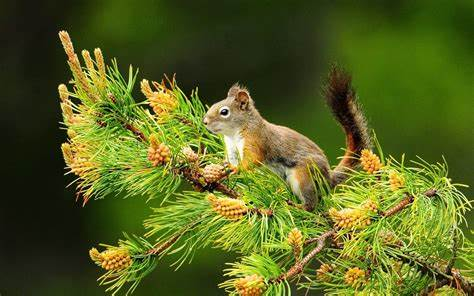
#> input picture img3.jpg, 474 x 296 px, found by its file name
$ python histoChannel.py
#> lines starting #> are read from the running program, lines starting #| are printed output that depends on the picture
import cv2
import numpy as np
import matplotlib.pyplot as plt

# Load an image
img = cv2.imread('C:\VSCode\Images\img3.jpg')
#> img is the input picture: shape (296, 474, 3); mean B, G, R 32.3, 97.6, 86.6
if img is None:
    print("Error: Could not open or find the image.")
    exit()

# Split channels and compute histograms
channels = cv2.split(img)
colors = ('blue', 'green', 'red')
plt.figure(figsize=(8, 6))

for channel, color in zip(channels, colors):
    hist = cv2.calcHist([channel], [0], None, [256], [0, 256])
    plt.plot(hist, color=color, label=color.capitalize(), linewidth=1.5)
#> this loop made 3 passes
#> color on passes 1 to 3: 'blue', 'green', 'red'

plt.title('Histogram for each color channel')
plt.xlabel('Intensity')
plt.ylabel('Frequency')
plt.legend()
plt.grid(True)
plt.xlim([0, 256])

plt.show()
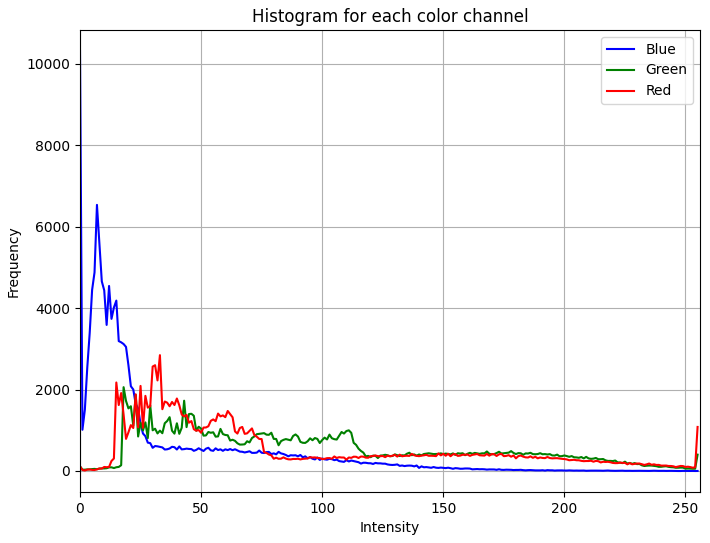
#> figure drawn by matplotlib, 1 panel; curve peaks at x = 0, y = 10307; curve peaks at x = 18, y = 2057; curve peaks at x = 33, y = 2843

$ run again, with img0.jpg copied over img3.jpg
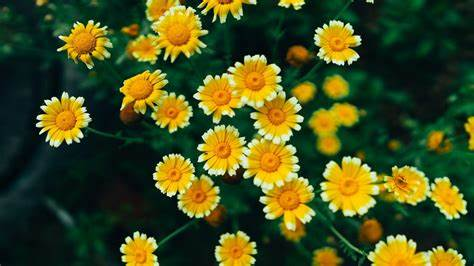
#> input picture img0.jpg, 474 x 266 px, found by its file name
#> img is the input picture: shape (266, 474, 3); mean B, G, R 30.2, 78.6, 68.6
#> the loop `for channel, color in zip(channels, colors):` made 3 passes
#> color on passes 1 to 3: 'blue', 'green', 'red'
#> `plt.show()`:
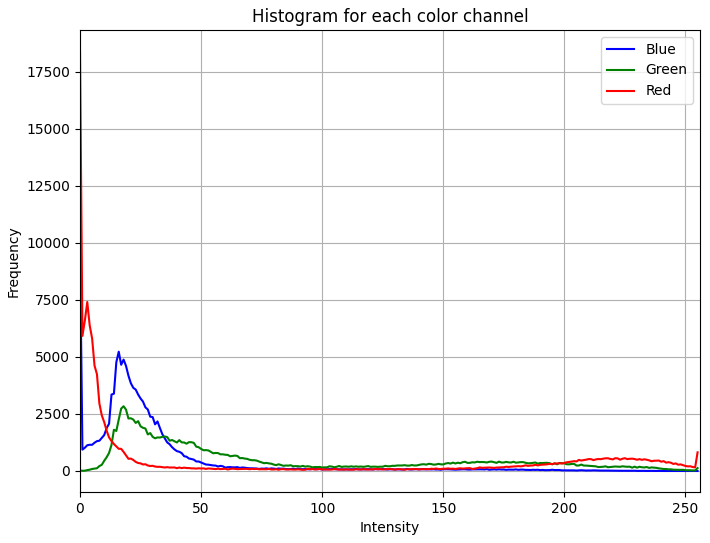
#> figure drawn by matplotlib, 1 panel; curve peaks at x = 0, y = 9741; curve peaks at x = 18, y = 2839; curve peaks at x = 0, y = 18415

$ run again, with img1.jpg copied over img3.jpg
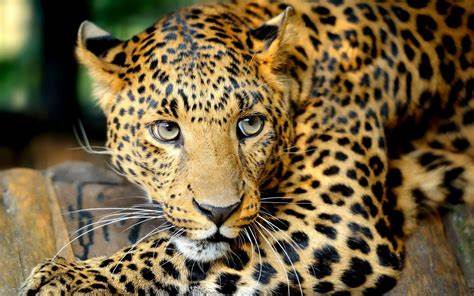
#> input picture img1.jpg, 474 x 296 px, found by its file name
#> img is the input picture: shape (296, 474, 3); mean B, G, R 64.3, 96.2, 114
#> the loop `for channel, color in zip(channels, colors):` made 3 passes
#> color on passes 1 to 3: 'blue', 'green', 'red'
#> `plt.show()`:
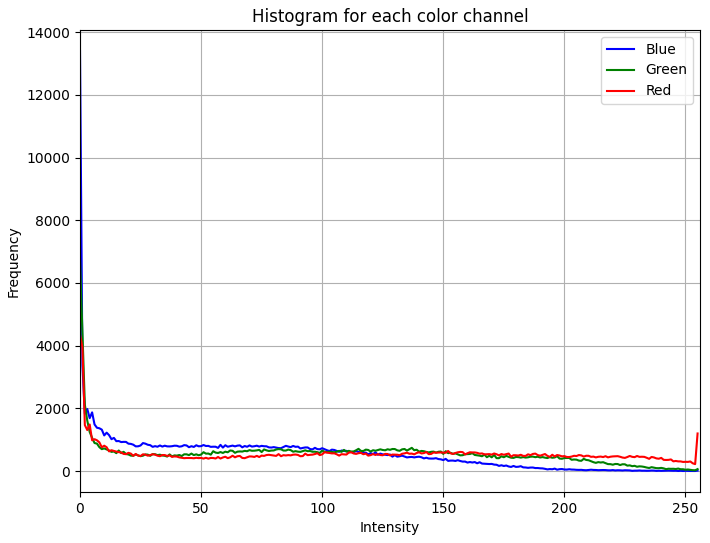
#> figure drawn by matplotlib, 1 panel; curve peaks at x = 0, y = 13400; curve peaks at x = 0, y = 6751; curve peaks at x = 0, y = 4348

$ run again, with img2.jpg copied over img3.jpg
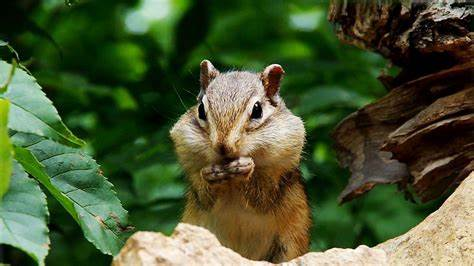
#> input picture img2.jpg, 474 x 266 px, found by its file name
#> img is the input picture: shape (266, 474, 3); mean B, G, R 50, 86.4, 72.7
#> the loop `for channel, color in zip(channels, colors):` made 3 passes
#> color on passes 1 to 3: 'blue', 'green', 'red'
#> `plt.show()`:
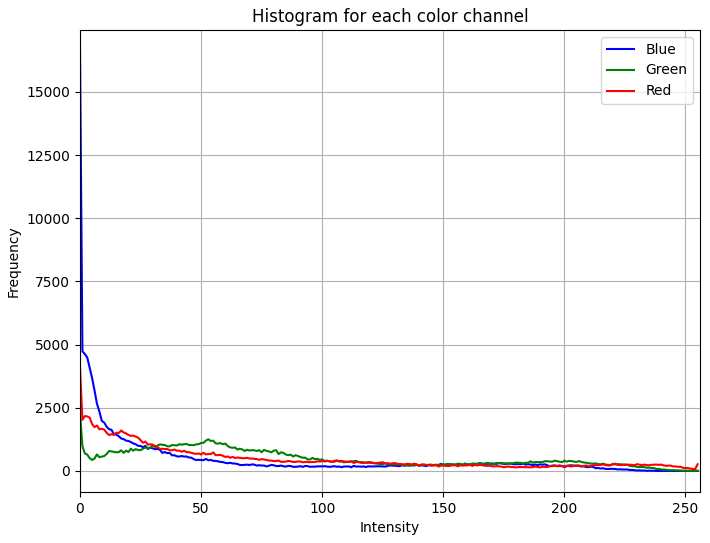
#> figure drawn by matplotlib, 1 panel; curve peaks at x = 0, y = 16621; curve peaks at x = 0, y = 2297; curve peaks at x = 0, y = 4062
